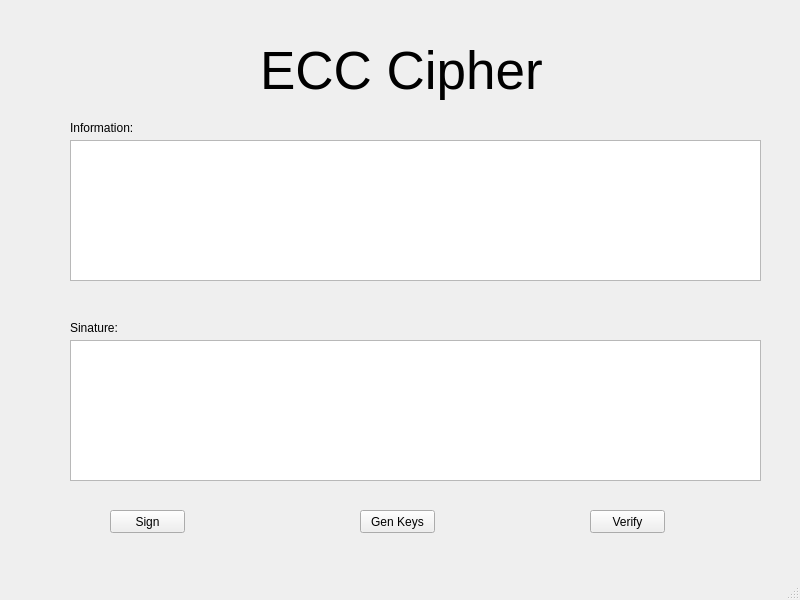
<?xml version="1.0" encoding="UTF-8"?>
<ui version="4.0">
 <class>MainWindow</class>
 <widget class="QMainWindow" name="MainWindow">
  <property name="geometry">
   <rect>
    <x>0</x>
    <y>0</y>
    <width>800</width>
    <height>600</height>
   </rect>
  </property>
  <property name="windowTitle">
   <string>MainWindow</string>
  </property>
  <widget class="QWidget" name="centralwidget">
   <widget class="QLabel" name="label">
    <property name="geometry">
     <rect>
      <x>260</x>
      <y>20</y>
      <width>291</width>
      <height>101</height>
     </rect>
    </property>
    <property name="font">
     <font>
      <pointsize>40</pointsize>
     </font>
    </property>
    <property name="text">
     <string>ECC Cipher</string>
    </property>
   </widget>
   <widget class="QTextEdit" name="txt_info">
    <property name="geometry">
     <rect>
      <x>70</x>
      <y>140</y>
      <width>691</width>
      <height>141</height>
     </rect>
    </property>
   </widget>
   <widget class="QTextEdit" name="txt_sign">
    <property name="geometry">
     <rect>
      <x>70</x>
      <y>340</y>
      <width>691</width>
      <height>141</height>
     </rect>
    </property>
   </widget>
   <widget class="QLabel" name="label_2">
    <property name="geometry">
     <rect>
      <x>70</x>
      <y>120</y>
      <width>71</width>
      <height>16</height>
     </rect>
    </property>
    <property name="text">
     <string>Information:</string>
    </property>
   </widget>
   <widget class="QLabel" name="label_3">
    <property name="geometry">
     <rect>
      <x>70</x>
      <y>320</y>
      <width>51</width>
      <height>16</height>
     </rect>
    </property>
    <property name="text">
     <string>Sinature:</string>
    </property>
   </widget>
   <widget class="QPushButton" name="btn_sign">
    <property name="geometry">
     <rect>
      <x>110</x>
      <y>510</y>
      <width>75</width>
      <height>23</height>
     </rect>
    </property>
    <property name="text">
     <string>Sign</string>
    </property>
   </widget>
   <widget class="QPushButton" name="btn_verify">
    <property name="geometry">
     <rect>
      <x>590</x>
      <y>510</y>
      <width>75</width>
      <height>23</height>
     </rect>
    </property>
    <property name="text">
     <string>Verify</string>
    </property>
   </widget>
   <widget class="QPushButton" name="btn_gen_keys">
    <property name="geometry">
     <rect>
      <x>360</x>
      <y>510</y>
      <width>75</width>
      <height>23</height>
     </rect>
    </property>
    <property name="text">
     <string>Gen Keys</string>
    </property>
   </widget>
  </widget>
  <widget class="QMenuBar" name="menubar">
   <property name="geometry">
    <rect>
     <x>0</x>
     <y>0</y>
     <width>800</width>
     <height>21</height>
    </rect>
   </property>
  </widget>
  <widget class="QStatusBar" name="statusbar"/>
 </widget>
 <resources/>
 <connections/>
</ui>
